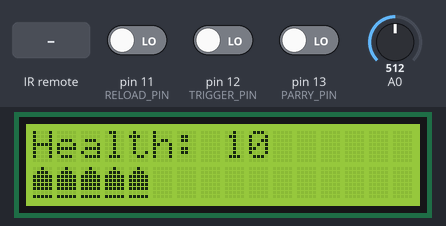
Bench run of a sketch on a simulated Arduino Leonardo, built with avr-gcc and run on an emulated ATmega32U4. Shown: 16×2 character LCD. The inputs (shaded band) are chosen by the test bench; at power-on: pin 11 (RELOAD_PIN) LOW, A0 = 512, pin 12 (TRIGGER_PIN) LOW, pin 13 (PARRY_PIN) LOW. Random numbers use the default seed unless the sketch sets one; what the sketch prints to the serial monitor is not drawn.

Above: at 1.2 s.
1.3 s: infrared code 0xFF38C7 received
At 1.37 s:
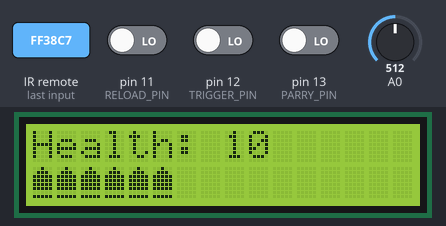
At 2.8 s:
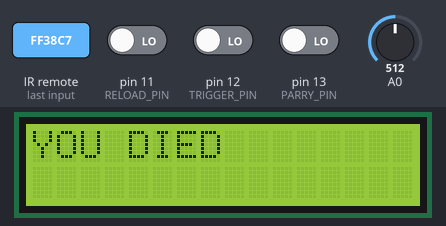
4.3 s: pin 11 (RELOAD_PIN) driven HIGH
7.3 s: A0 set to 162
10.3 s: A0 set to 139
13.3 s: infrared code 0xFF38C7 received
16.3 s: infrared code 0xFF38C7 received
Timing chart, 0 to 19.3 s (numbered marks = the images above; inputs shaded):
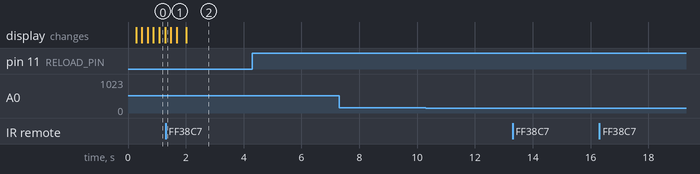

The sketch:

LaserTag.ino
```cpp
#include <LiquidCrystal.h>
#include <LCDKeypad.h>
#include <IRremote.h>
#include <TimerFreeTone.h>

#define DECODE_NEC
#define MAX_ITEM_COUNT 14

//leonardo might not have pin 0


//Game settings
const int maxHealth = 10;
const int maxAmmo = 20;

const int parryWindow = 500;
const int hitDebounce = 500;
const int parryCooldown = 1000;
const int shootDebounce = 100;

//Pins
const int RECV_PIN = A3;
const int SEND_PIN = A2;
#define TONE_PIN A1;
const int PARRY_PIN = 13;
const int TRIGGER_PIN = 12;
const int RELOAD_PIN = 11;

//Gun settings
int gunCounter = 0;

class gunClass {
public:
  int damage = 1;
  int reloadTime = 3000;
  int shootDebounce = 300;
  int ID;
  //sound

  gunClass(int damage, int reloadTime, int shootDebounce)
    : damage(damage), reloadTime(reloadTime), shootDebounce(shootDebounce) {
      gunCounter += 1;
      ID = gunCounter;
    }
  gunClass() = default;
};

gunClass rifle;
gunClass sniper(2, 5000, 1000);

//Game vars
int health = maxHealth;
int ammo = maxAmmo;
int team = 1;
gunClass gun = rifle;
const long HitHex = 0xFF38C7;

//LCD
LCDKeypad lcd;
bool lcdPressed = false;

//IR
IRrecv irrecv(RECV_PIN);
IRsend irsend;
decode_results results;


//Timers
int hitTimer = 0;
int parryTimer = 0;
int shootTimer = 0;
int reloadTimer = 0;

//States
bool isBeingHit = false;
bool isParrying = false;
bool isDead = false;
bool isReloading = false;

//Checks
bool canParry = true;

//Misc
int milli = 0;


//FUNCTIONS
void hitCase() {
  if (!isBeingHit) {
    isBeingHit = true;
    hitTimer = milli;
  }
}

void parry() {
  Serial.println("did parry");
  isParrying = false;
}

void killScreen() {
  lcd.clear();
  lcd.setCursor(0, 0);
  lcd.print("YOU DIED");
}

//Button functions
void shoot() {
  int send = generateIrSend();
  irsend.sendNEC(send, 32);
  Serial.print("Fire: ");
  Serial.print(send);
  Serial.println();
}

void reload() {
  isReloading = true;
  reloadTimer = milli;
}

const int reloadLength = 200;
const int reloadStages = 16;
int pastStage = 0;
bool endReload = false;
byte reloadSymbolStart[] = {
  B00111,
  B01111,
  B11111,
  B11111,
  B11111,
  B11111,
  B01111,
  B00111,
};
byte reloadSymbolEnd[] = {
  B11100,
  B11110,
  B11111,
  B11111,
  B11111,
  B11111,
  B11110,
  B11100,
};
byte full[] = {
  B11111,
  B11111,
  B11111,
  B11111,
  B11111,
  B11111,
  B11111,
  B11111,
};
byte bullet[] = {
  B00100,
  B01110,
  B11111,
  B11111,
  B11111,
  B11111,
  B00000,
  B11111,
};
void reloadAnim() {
  int stage = (milli - reloadTimer) / reloadLength;
  if (stage == pastStage) { return; }
  if (stage > reloadStages) {
    isReloading = false;
    pastStage = 0;
    endReload = true;
    return;
  }
  pastStage = stage;
  lcd.clear();
  lcd.print("Health: ");
  lcd.print(health);
  lcd.setCursor(0, 2);
  for (int i = 0; i < stage; i++) {
    lcd.write(4);
  }
  Serial.println(stage);
}

//IR crap
long int generateIrSend() {
  long int send = (team << 4);
  send += gun.ID;
  send <<= (6 * 4);
  send += random(0xFFFFFF);
  Serial.println(send, HEX);
  return send;
}

struct result {int team; int gun; int ID;};

auto decodeIrRecv(long recv) -> result {
  int team = (recv >> (7 * 4)) & 0xF;
  int gun = (recv >> (6 * 4)) & 0xF;
  long ID = recv & 0xFFFFFF;
  Serial.println(team);
  Serial.println(gun);
  Serial.println(ID, HEX);
  return result {team, gun, ID};
}

//Binders
class button {
  public:
    void *callback;
    int buttonPin;
    String type;

    button(int buttonPin, String type, void (*callback)())
      : callback(callback), buttonPin(buttonPin), type(type) {}
};

class binder {
  private:
    void (*funcs[15])();
    String types[15];
    int pins[15];
    int num = 0;
  	bool presses[15];
  public:
    void bindButtonEvent(int buttonPin, String type, void (*callback)()) {
      pinMode(buttonPin, INPUT);
      funcs[num] = callback;
      types[num] = type;
      pins[num] = buttonPin;
      presses[num] = false;
      num += 1;
    }
  void runEvent(int index) {
    funcs[index]();
  }
    void runEventFromPin(int buttonPin) {
      int index;
      for (int i = 0; i < num; i++) {
        if (pins[i] == buttonPin) {
          index = i;
        }
      }
      runEvent(index);
    }
  void run() {

    // ok so working rn but menu breaks with new changes so figure that out
    for (int i = 0; i < num; i++) {
      if (digitalRead(pins[i]) == LOW) {
        presses[i] = false;
      } else if (!presses[i] && digitalRead(pins[i]) == HIGH) {
        runEvent(i);
        presses[i] = true;
      }
    }
  }
};


//MENU SCREEN
class menuScreenBase {
public:
  bool locked = false;
  bool autoDeselect = true;
  bool displayLast = false;

  virtual void nextItem() = 0;
  virtual void previousItem() = 0;
  virtual void display() = 0;
  virtual void select() = 0;
  virtual void setLocked(bool arg = true) {
    locked = arg;
  };
  virtual void setAutoDeselect(bool arg = true) {
    autoDeselect = arg;
  }
  virtual void setDisplayLast(bool arg = true) {
    displayLast = arg;
  }
  virtual ~menuScreenBase() {}
};  //just here as a unifier for menuScreen types

template<typename T>
class menuItem {
private:
  bool selected = false;

public:
  String content;
  T* var;
  T varVal;
  bool hasVal;

  menuItem(String text, T* var = nullptr, T varVal = T(), bool hasVal = false, bool beginSelected = false)
    : var(var), varVal(varVal), hasVal(hasVal), selected(beginSelected) {
    if (text == "nil" && var != nullptr) {
      content = String(*var);
      return;
    }
    content = text;
  };

  String displayReturn() {
    return (selected ? "V " : "") + content;
    Serial.println(*var);
  }
  void select(bool arg = true) {
    selected = arg;
    if (hasVal) {
      *var = varVal;
    }
  };
  bool isSelected() {
    return selected;
  }
  void setContent(String text) {
    content = text;
  }

  void printItem() {
    Serial.println(displayReturn());
  };
};

template<typename T>
class menuScreen : public menuScreenBase {
private:
  size_t size;
  int selectedItemIndex = 0;
  int currentItemIndex = 0;
  String* contentArr;

public:
  menuItem<T>* items;
  String text;
  String bottomText;  //removed the = "nil" so idk if mess anything up

  menuScreen(String text, menuItem<T>* objects, size_t size, String bottomText = "")
    : items(objects), size(size), text(text), bottomText(bottomText) {
    contentArr = new String[size];
    for (int i = 0; i < size; i++) {
      contentArr[i] = items[i].content;
    }
  }

  ~menuScreen() {
    delete[] contentArr;
  }

  void display() override {
    lcd.clear();
    lcd.setCursor(0, 0);
    lcd.print(text + " " + items[currentItemIndex].displayReturn());
    if (displayLast) {
      lcd.setCursor(0, 1);
      if (size == 1) { return; }
      int newIndex = currentItemIndex - 1;
      if (newIndex < 0) {
        newIndex = size - 1;
      }
      lcd.print(bottomText + " " + items[newIndex].displayReturn());
    }
  }

  void nextItem() override {  //equivilent to scroll up
    if (size == 1 || locked) { return; }
    currentItemIndex += 1;
    if (currentItemIndex >= size) {
      currentItemIndex = 0;
    }
    display();
  }
  void previousItem() override {  //equivilent to scroll down
    if (size == 1 || locked) { return; }
    currentItemIndex -= 1;
    if (currentItemIndex < 0) {
      currentItemIndex = size - 1;
    }
    display();
  }

  void showItem(int index) {
    currentItemIndex = index;
    display();
  }

  int contentToIndex(String content) {
    for (int i = 0; i < size; i++) {
      if (contentArr[i] == content) {
        return i;
      }
    }
    return -1;
  }
  void selectItemFromContent(String content, bool deselect = true) {
    int index = contentToIndex(content);
    selectItem(index, deselect);
  }
  void selectItem(int index, bool deselect = true) {
    if (deselect) {
      items[selectedItemIndex].select(false);
    }
    items[index].select(true);
    selectedItemIndex = index;
  }
  void select() override {
    if (locked) {
      return;
    }
    selectItem(currentItemIndex);
  }

  void setAutoDeselect(bool arg) {
    autoDeselect = arg;
  }

  void setLocked(bool arg = true) {  //delete?
    locked = arg;
  }

  void printItems() {
    for (int i = 0; i < size; i++) {
      items[i].printItem();
    }
  };
};

class displayType {
private:
  size_t size;
public:
  menuScreenBase** screens;
  int currentScreen = 0;
  bool locked = false;

  displayType(menuScreenBase** screens, size_t size)
    : screens(screens), size(size){};

  void update() {
    screens[currentScreen]->display();
  }
  void next() {
    if (locked) { return; }
    currentScreen += 1;
    if (currentScreen >= size) {
      currentScreen = 0;
    }
    update();
  }
  void previous() {
    if (locked) { return; }
    currentScreen -= 1;
    if (currentScreen < 0) {
      currentScreen = size - 1;
    }
    update();
  }

  void select() {
    if (locked) { return; }
    screens[currentScreen]->select();
    screens[currentScreen]->display();
  }

  void nextItem() {
    if (locked) { return; }
    screens[currentScreen]->nextItem();
  }

  void previousItem() {
    if (locked) { return; }
    screens[currentScreen]->previousItem();
  }
};


//MENU ITEMS
bool somebool = false;

menuItem<int> items_0[] = {
  menuItem<int>("nil", &health, 0, false, false),
  menuItem<int>("nil", &ammo, 0, false, false)
};

menuItem<int> items_1[] = {
  menuItem<int>("1", &team, 1, true, true),
  menuItem<int>("2", &team, 2, true),
  menuItem<int>("3", &team, 3, true),
  menuItem<int>("4", &team, 4, true),
  menuItem<int>("5", &team, 5, true),
  menuItem<int>("6", &team, 6, true)
};

menuItem<bool> items_2[] = {
  menuItem<bool>("true", &somebool, true, true),
  menuItem<bool>("false", &somebool, false, true)
};

menuScreen<int> screen_0("Health:", items_0, 2, "Ammo:");
menuScreen<int> screen_1("Team", items_1, 6);
menuScreen<bool> screen_2("Next", items_2, 2);

menuScreenBase* screens[] = { &screen_0, &screen_1, &screen_2 };
displayType display(screens, 3);

//MAIN
binder bind;
void setup() {
  Serial.begin(9600);


  //Menu screen setup
  lcd.begin(16, 2);
  screen_0.setLocked();
  screen_0.setDisplayLast();
  display.update();

  //LCD symbols
  lcd.createChar(1, reloadSymbolStart);
  lcd.createChar(2, reloadSymbolEnd);
  lcd.createChar(3, full);
  lcd.createChar(4, bullet);

  //Buttons
  bind.bindButtonEvent(11, "Hold", shoot);
  bind.bindButtonEvent(12, "Press", reload);

  //IR setup
  irrecv.enableIRIn();
  irrecv.blink13(true);

  //Pins
  pinMode(PARRY_PIN, INPUT);
  pinMode(A2, INPUT);
  // 13, 12, 11, all analog are available
}

void loop() {
  milli = millis();
  bind.run();

  //Menu
  if (lcd.button() == 0) {
    lcdPressed = false;
  } else if (!lcdPressed) {
    switch (lcd.button()) {
      case KEYPAD_LEFT:
        if (!isReloading) {
          display.locked = true;
          reload();
        }
        //display.next();
        lcdPressed = true;
        break;
      case KEYPAD_RIGHT:
        display.previous();
        lcdPressed = true;
        break;
      case KEYPAD_DOWN:
        display.previousItem();
        lcdPressed = true;
        break;
      case KEYPAD_UP:
        display.nextItem();
        lcdPressed = true;
        break;
      case KEYPAD_SELECT:
        lcdPressed = true;
        display.select();
        if (display.locked) {
          display.locked = false;
          display.update();
        }
        break;
    }
  }

  //Reload animation
  if (isReloading) {
    reloadAnim();
  }
  if (endReload) {
    endReload = false;
    display.locked = false;
    display.update();
  }

  //IR Receive
  if (irrecv.decode(&results)) {
    Serial.println(results.value, HEX);
    switch (results.value) {
      case HitHex:
        hitCase();
        break;
    }
    irrecv.resume();
  }

  //Hit checks (like if parrying and whatnot)
  if (isBeingHit) {
    if (isParrying) {
      parry();
      return;

      //So dont get hit like 20 times in half a second
    } else if (milli - hitTimer <= parryWindow) {
      return;
    }
    health -= 1;
    //parryTimer = milli to reset cd and punish for not parrying?
    if (health <= 0) {
      isDead = true;
      display.locked = true;
      killScreen();
      return;
    }
  }

  //Shooting
  if (digitalRead(TRIGGER_PIN) == HIGH && milli - shootTimer >= shootDebounce) {
  }

  //Parrying checks & timers
  if (digitalRead(PARRY_PIN) == HIGH && canParry) {
    Serial.println("Parry");
    parryTimer = milli;
    isParrying = true;
    canParry = false;
  }

  if (milli - parryTimer >= parryWindow) {
    isParrying = false;
  }

  if (milli - parryTimer >= parryCooldown) {
    canParry = true;
  }
}
```

Measured:
- after the input at 4.3 s, every drawn part: stays the same
- after the input at 7.3 s, every drawn part: stays the same
- after the input at 10.3 s, every drawn part: stays the same
- after the input at 13.3 s, every drawn part: stays the same
- after the input at 16.3 s, every drawn part: stays the same
